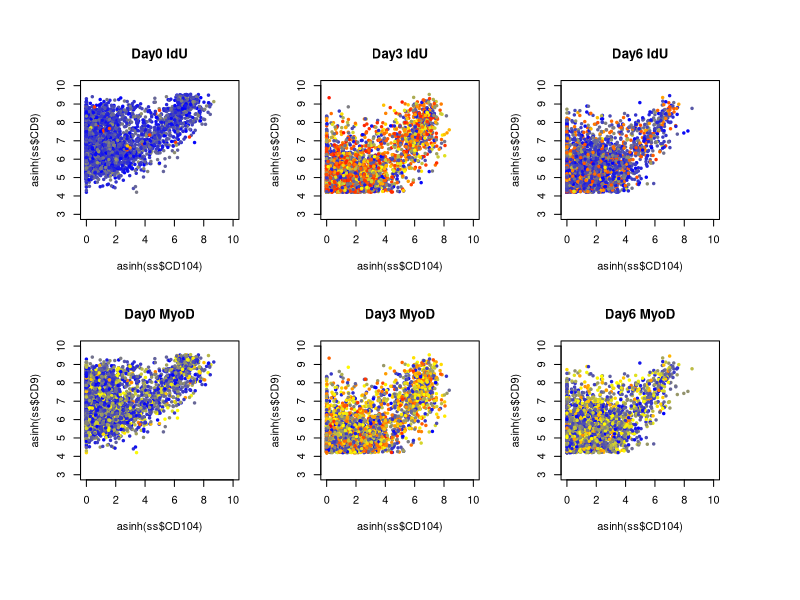

The R source for this figure:
library(gplots) # needed for color palette

# load data
d <- read.csv('../../Data/Porpiglia/FR-FCM-ZY3K_gated.csv', as.is=TRUE)

# subset day0 only
d0 <- d[d$sample == "Day0",]

# mycol <- bluered(100)
mycol <- colorpanel(100,"blue","yellow","red")

getColor <- function(val, maxval=max(val), col=mycol, scale=c("linear","asinh")[2])
{
    if(scale=="linear")
    {
        v <- val
        mv <- max(maxval)
        i <- ifelse(100*v/mv > 100, 100, round(100*v/mv,1))
    } else if (scale=="asinh")
    {
        v <- asinh(val)
        mv <- asinh(max(maxval))
        i <- ifelse(100*v/mv > 100, 100, round(100*v/mv,1))
    }
    col[i]
}

par(mfcol=c(2,3), oma=c(4,2,2,4))
# plot points by CD104 and CD9 values colored by IdU value scaled to max value in full data

invisible(lapply(sort(unique(d$sample)), function(x)
{
    ss <- d[d$sample==x,]
    # shuffle order of cells to ensure no plotting bias (overlaid information)
    set.seed(123)
    ss <- ss[sample(rownames(ss), nrow(ss)),]
    plot(asinh(ss$CD104), asinh(ss$CD9),
         col=getColor(ss$IdU,d$IdU), pch=19, cex=0.5,
         ylim=c(3,10), xlim=c(0,10), main=paste(x,"IdU"))
    plot(asinh(ss$CD104), asinh(ss$CD9),
         col=getColor(ss$MyoD,d$MyoD), pch=19, cex=0.5,
         ylim=c(3,10), xlim=c(0,10), main=paste(x,"MyoD"))
}))
